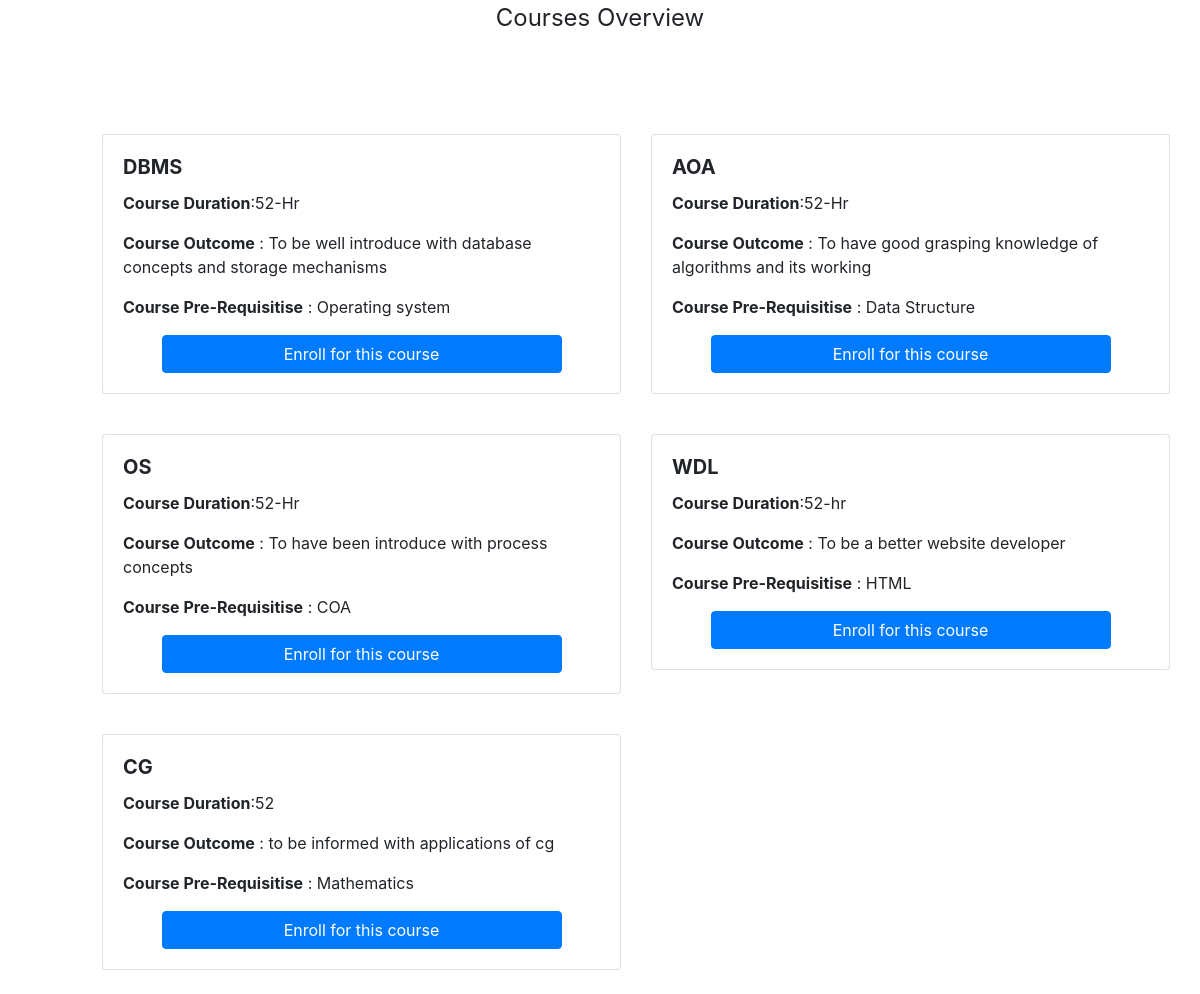
/SelectCourse.php, run on the app's committed database.
### tables this page shows
CREATE TABLE `course` (
  `CID` int(11) NOT NULL,
  `CName` varchar(100) NOT NULL,
  `COutcome` longtext NOT NULL,
  `CDuration` varchar(30) NOT NULL,
  `CPrereq` varchar(100) DEFAULT NULL,
  `Last_Modified` timestamp NULL DEFAULT NULL
);

### OOPHP/Course/DB.php (called while the page is built, shortened)
<?php
class Database{
	public function connect_db(){
		$dbhost='localhost';
		$dbuser='root';
		$dbpass='';
		$dbname='OnlineTutorial';
		$this->connection = mysqli_connect($dbhost, $dbuser, $dbpass, $dbname);
	}
}
?>

### OOPHP/Course/Course.php (called while the page is built, shortened)
<?php
require_once('DB.php');
	class Course extends Database{
		 public function scourse(){
			$sql = "SELECT * FROM `course`";
			$res = mysqli_query($this->connection, $sql);
			return $res;
		}
	}
$Course=new Course();
?>

### SelectCourse.php (the view, shortened to what this page needs)
<!DOCTYPE html>
<html>
<head>
	<link rel="stylesheet" type="text/css" href="Css/bootstrap.css">
	<link rel="stylesheet" type="text/css" href="Css/bootstrap.css">
</head>
<body>
<div class="container-fluid">
	<form method="post" id="sign" action="" enctype="multipart/form-data">
			<fieldset class="col-lg-12 col-md-6 col-sm-6">
	<legend>
		<center>Courses Overview</center>
	</legend>
	<div class="row">
		<?php
	require_once 'OOPHP/Course/Course.php';
	$res = $Course->scourse();
	if($res)
	{
		while ($row=mysqli_fetch_array($res)) {
			$cname=$row['CName'];
			$cout=$row['COutcome'];
			$cdu=$row['CDuration'];
			$cpre=$row['CPrereq'];
?>
  		<div class="col-lg-6 col-sm-6" style="margin-top: 40px;">
		    <div class="card">
		      <div class="card-body">
		      	<div class="button-container">
		        <h5 class="card-title"><b><?php echo"".$cname."";?></b></h5>
		        <p class="card-text"><b>Course Duration</b>:<?php echo"".$cdu."";?></p>
		        <p class="card-text"><b>Course Outcome</b> : <?php echo"".$cout."";?></p>
		        <p class="card-text"><b>Course Pre-Requisitise</b> : <?php echo"".$cpre."";?></p>
		       		 <center><button id='<?php echo $cname ?>' class="btn btn-primary" value="Submit" style='width:300pt;'>Enroll for this course</button></center>
		    	</div>
		      </div>
		    </div>
		  </div>
		  <?php
		}
	} ?>
	</div>
</div>
<br>
</body>
</html>

### SelectCourse.php (style rules this page uses)
.row { margin-top: 50px; margin-left: 5%; }

### data on the page
course: CName "DBMS", CDuration "52-Hr", COutcome "To be well introduce with database concepts and storage mechanisms", CPrereq "Operating system"
course: CName "AOA", CDuration "52-Hr", COutcome "To have good grasping knowledge of algorithms and its working", CPrereq "Data Structure"
course: CName "OS", CDuration "52-Hr", COutcome "To have been introduce with process concepts", CPrereq "COA"
course: CName "WDL", CDuration "52-hr", COutcome "To be a better website developer", CPrereq "HTML"
course: CName "CG", CDuration "52", COutcome "to be informed with applications of cg", CPrereq "Mathematics"
